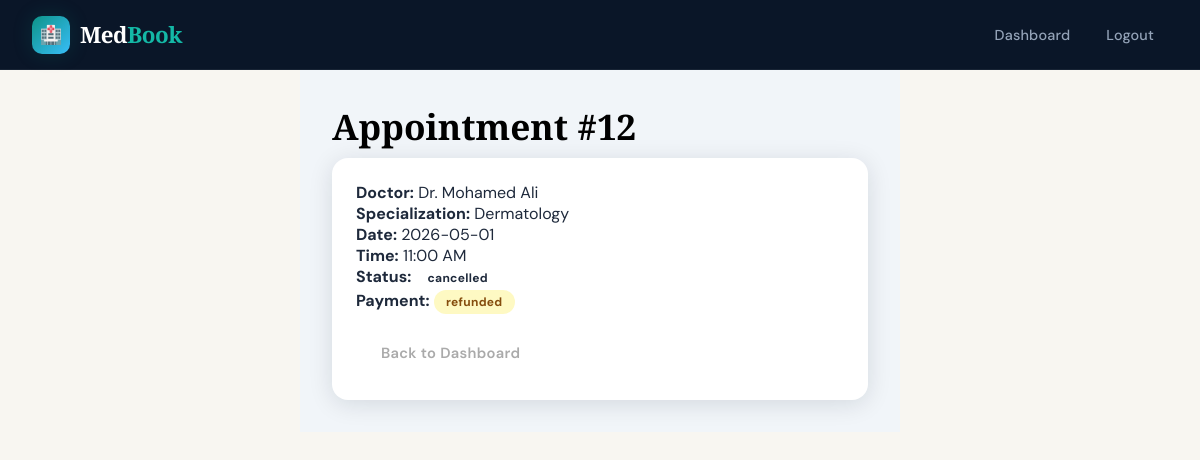
The page /patient/appointment/12 (signed in) on the database its author committed.
### models.py (models this page shows, shortened)
class Appointment(db.Model):
    __tablename__ = "appointments"
    id = db.Column(db.Integer, primary_key=True)
    patient_id = db.Column(db.Integer, db.ForeignKey("users.id"), nullable=False)
    doctor_id = db.Column(db.Integer, db.ForeignKey("doctors.id"), nullable=False)
    time_slot_id = db.Column(db.Integer, db.ForeignKey("time_slots.id"), nullable=False)
    status = db.Column(db.String(20), nullable=False, default="pending")
    meeting_link = db.Column(db.String(300), nullable=True)
    notes = db.Column(db.Text, nullable=True)
    doctor_notes = db.Column(db.Text, nullable=True)
    payment_status = db.Column(db.String(20), default="unpaid")
    created_at = db.Column(db.DateTime, default=datetime.utcnow)
    updated_at = db.Column(db.DateTime, default=datetime.utcnow, onupdate=datetime.utcnow)
    payment = db.relationship("Payment", backref="appointment", uselist=False, lazy=True)

class User(db.Model, UserMixin):
    __tablename__ = "users"
    id = db.Column(db.Integer, primary_key=True)
    name = db.Column(db.String(100), nullable=False)
    email = db.Column(db.String(150), unique=True, nullable=False)
    password_hash = db.Column(db.String(200), nullable=False)
    role = db.Column(db.String(20), nullable=False, default="patient")
    phone = db.Column(db.String(20), nullable=True)
    created_at = db.Column(db.DateTime, default=datetime.utcnow)
    is_active = db.Column(db.Boolean, default=True)
    appointments = db.relationship("Appointment", foreign_keys="Appointment.patient_id", backref="patient", lazy=True)
    payments = db.relationship("Payment", backref="user", lazy=True)
    doctor_profile = db.relationship("Doctor", backref="user", uselist=False, lazy=True, cascade="all, delete-orphan")

class Doctor(db.Model):
    __tablename__ = "doctors"
    id = db.Column(db.Integer, primary_key=True)
    user_id = db.Column(db.Integer, db.ForeignKey("users.id", ondelete="CASCADE"), nullable=False)
    specialization = db.Column(db.String(100), nullable=False)
    bio = db.Column(db.Text, nullable=True)
    fee = db.Column(db.Float, default=50.00)
    rating = db.Column(db.Float, default=0.0)
    total_reviews = db.Column(db.Integer, default=0)
    profile_image = db.Column(db.String(200), nullable=True)
    years_experience = db.Column(db.Integer, default=0)
    is_available = db.Column(db.Boolean, default=True)
    time_slots = db.relationship("TimeSlot", backref="doctor", lazy=True, cascade="all, delete-orphan")
    appointments = db.relationship("Appointment", backref="doctor", lazy=True)

class TimeSlot(db.Model):
    __tablename__ = "time_slots"
    id = db.Column(db.Integer, primary_key=True)
    doctor_id = db.Column(db.Integer, db.ForeignKey("doctors.id"), nullable=False)
    date = db.Column(db.Date, nullable=False)
    start_time = db.Column(db.Time, nullable=False)
    end_time = db.Column(db.Time, nullable=False)
    is_available = db.Column(db.Boolean, default=True)
    created_at = db.Column(db.DateTime, default=datetime.utcnow)
    appointment = db.relationship("Appointment", backref="time_slot", uselist=False, lazy=True)

### routes/patient.py (the view)
@patient_bp.route("/appointment/<int:appointment_id>")
@patient_required
def appointment_detail(appointment_id):
    appt = Appointment.query.filter_by(
        id=appointment_id, patient_id=current_user.id
    ).first_or_404()
    return render_template("patient/appointment_detail.html", appt=appt)

### models.py (called while the page is built)
@login_manager.user_loader
def load_user(user_id):
    return User.query.get(int(user_id))

### routes/patient.py (called while the page is built)
def patient_required(f):
    @wraps(f)
    def decorated(*args, **kwargs):
        if not current_user.is_authenticated:
            return redirect(url_for("auth.login"))
        if current_user.role not in ("patient", "admin"):
            flash("Access denied. Patients only.", "danger")
            return redirect(url_for("main.index"))
        return f(*args, **kwargs)
    return decorated

### templates/patient/appointment_detail.html (shortened to what this page needs)
<!DOCTYPE html>
<html lang="en">
<head><meta charset="UTF-8"><title>Appointment Detail - MedBook</title>
<link rel="stylesheet" href="{{ url_for('static', filename='css/style.css') }}"></head>
<body>
<div class="navbar">
  <a href="/" class="navbar-brand"><div class="brand-icon">🏥</div><div class="brand-text">Med<span>Book</span></div></a>
  <ul class="nav-links"><li><a href="{{ url_for('patient.dashboard') }}">Dashboard</a></li><li><a href="{{ url_for('auth.logout') }}">Logout</a></li></ul>
</div>
<div class="main-content" style="max-width:600px;margin:0 auto;">
  <h2 class="page-title">Appointment #{{ appt.id }}</h2>
  <div class="card">
    <div class="card-body">
      <p><strong>Doctor:</strong> {{ appt.doctor.user.name }}</p>
      <p><strong>Specialization:</strong> {{ appt.doctor.specialization }}</p>
      <p><strong>Date:</strong> {{ appt.time_slot.date }}</p>
      <p><strong>Time:</strong> {{ appt.time_slot.start_time.strftime("%I:%M %p") }}</p>
      <p><strong>Status:</strong> <span class="badge badge-{{ appt.status }}">{{ appt.status }}</span></p>
      <p><strong>Payment:</strong> <span class="badge badge-{{ 'paid' if appt.payment_status=='paid' else 'pending' }}">{{ appt.payment_status }}</span></p>
      <a href="{{ url_for('patient.dashboard') }}" class="btn btn-outline" style="margin-top:16px;">Back to Dashboard</a>
    </div>
  </div>
</div>
</body></html>

### static/css/style.css (style rules this page uses)
:root { --navy: #0a1628; --navy-mid: #0f2040; --teal: #0d9488; --teal-light: #14b8a6; --teal-glow: rgba(13,148,136,0.18); --sky: #38bdf8; --cream: #f8f6f1; --white: #ffffff; --gray-100: #f1f5f9; --gray-200: #e2e8f0; --gray-400: #94a3b8; --gray-600: #475569; --gray-800: #1e293b; --red: #ef4444; --amber: #f59e0b; --green: #22c55e; --radius: 16px; --radius-sm: 8px; --shadow: 0 4px 24px rgba(10,22,40,0.12); --shadow-lg: 0 12px 48px rgba(10,22,40,0.22); --transition: all 0.3s cubic-bezier(0.4,0,0.2,1); }
*, *::before, *::after { box-sizing: border-box; margin: 0; padding: 0; }
html { scroll-behavior: smooth; }
body { font-family: 'DM Sans', sans-serif; background: var(--cream); color: var(--gray-800); min-height: 100vh; overflow-x: hidden; }
.navbar { background: var(--navy); padding: 0 2rem; height: 70px; display: flex; align-items: center; justify-content: space-between; position: sticky; top: 0; z-index: 1000; border-bottom: 1px solid rgba(255,255,255,0.06); backdrop-filter: blur(12px); }
.navbar-brand { display: flex; align-items: center; gap: 10px; text-decoration: none; }
.brand-icon { width: 38px; height: 38px; background: linear-gradient(135deg, var(--teal), var(--sky)); border-radius: 10px; display: flex; align-items: center; justify-content: center; font-size: 18px; box-shadow: 0 0 20px var(--teal-glow); }
.brand-text { font-family: 'Playfair Display', serif; font-size: 1.4rem; font-weight: 700; color: var(--white); letter-spacing: -0.5px; }
.brand-text span { color: var(--teal-light); }
.nav-links { display: flex; align-items: center; gap: 8px; list-style: none; }
.nav-links a { color: var(--gray-400); text-decoration: none; font-size: 0.9rem; font-weight: 500; padding: 8px 14px; border-radius: var(--radius-sm); transition: var(--transition); letter-spacing: 0.2px; }
.btn { display: inline-flex; align-items: center; gap: 8px; padding: 12px 24px; border-radius: var(--radius-sm); font-family: 'DM Sans', sans-serif; font-size: 0.92rem; font-weight: 600; text-decoration: none; border: none; cursor: pointer; transition: var(--transition); letter-spacing: 0.3px; }
.btn-outline { background: transparent; color: var(--white); border: 1.5px solid rgba(255,255,255,0.25); }
.card { background: var(--white); border-radius: var(--radius); box-shadow: var(--shadow); overflow: hidden; transition: var(--transition); }
.card-body { padding: 1.5rem; }
.page-title { font-family: 'Playfair Display', serif; font-size: 2.2rem; font-weight: 700; color: var(--white); margin-bottom: 0.5rem; }
.main-content { padding: 2rem; background: var(--gray-100); }
.badge { display: inline-flex; align-items: center; gap: 4px; padding: 4px 12px; border-radius: 100px; font-size: 0.75rem; font-weight: 700; letter-spacing: 0.3px; }
.badge-pending { background: #fef9c3; color: #854d0e; }
.btn, button, input[type="submit"] { color: #aaa !important; }
h2, h3, h4, h5 { color: #000 !important; }
.page-title { color: #000 !important; font-weight: 700; }

### rows shown on the page
Appointment: id "12", status "cancelled", payment_status "refunded"
User: doctor.user.name "Dr. Mohamed Ali"
Doctor: doctor.specialization "Dermatology"
TimeSlot: time_slot "2026-05-01", time_slot.start_time "11:00 AM"
